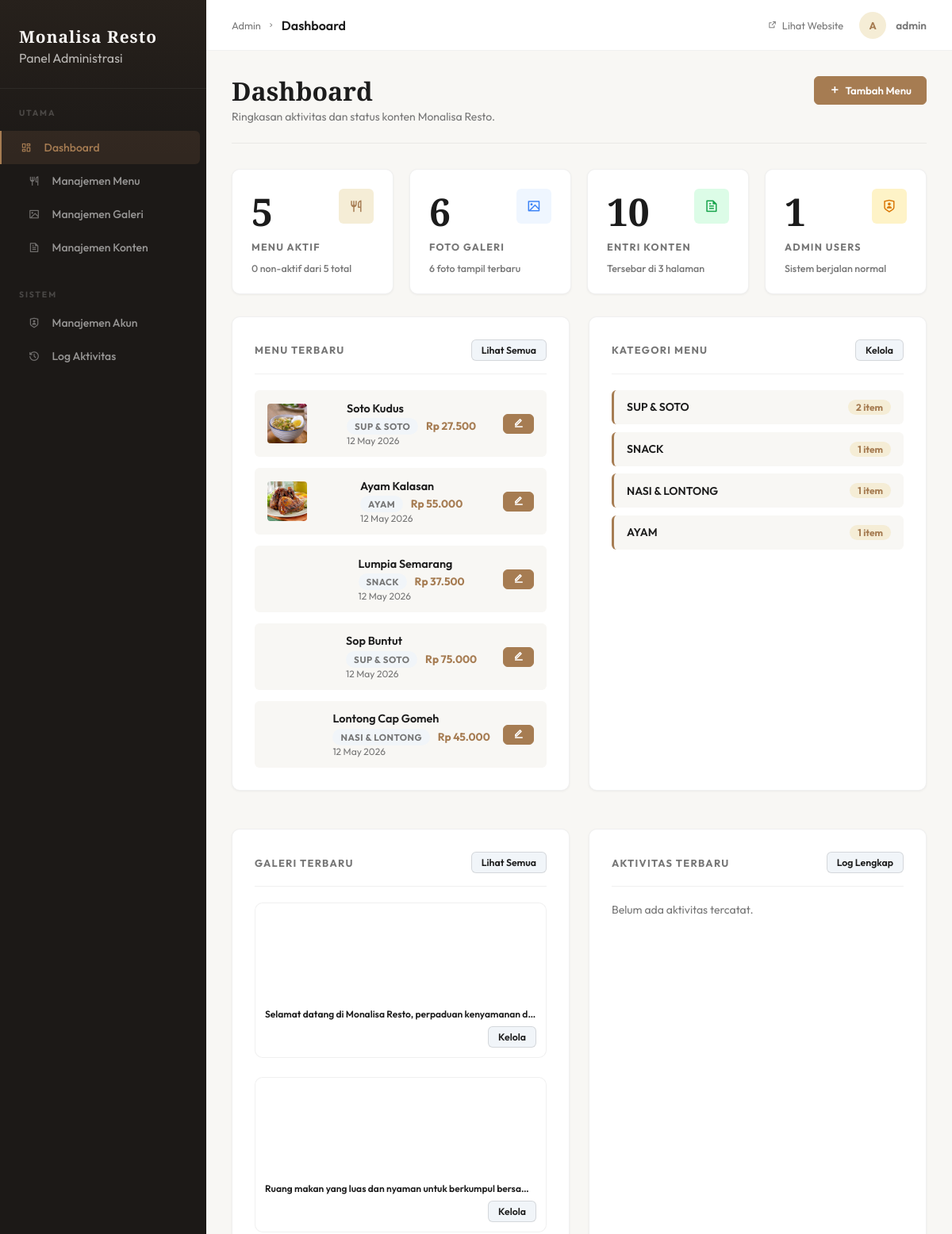
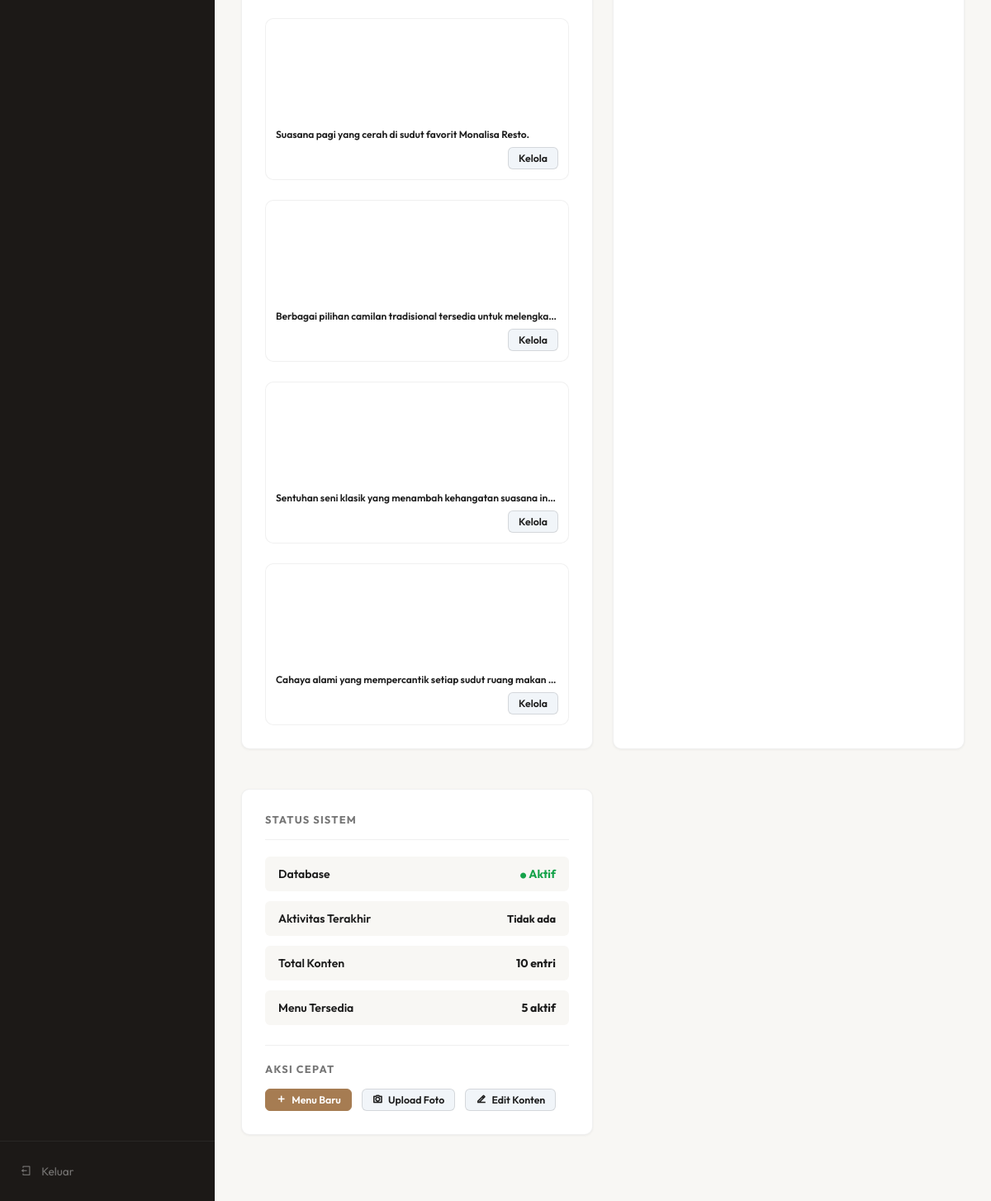
/admin/index.php (signed in), run on the app's committed database (2 pictures, top to bottom).
### tables this page shows
CREATE TABLE `menu` (
  `id` int(11) NOT NULL AUTO_INCREMENT,
  `nama_menu` varchar(100) NOT NULL,
  `asal_daerah` varchar(100) NOT NULL,
  `deskripsi_singkat` text NOT NULL,
  `deskripsi_lengkap` longtext NOT NULL,
  `bahan_utama` text NOT NULL,
  `info_alergen` text DEFAULT NULL,
  `kategori` varchar(50) NOT NULL,
  `harga` decimal(10,2) NOT NULL,
  `foto_url` varchar(255) NOT NULL,
  `status` enum('aktif','nonaktif') DEFAULT 'aktif',
  `created_at` timestamp NOT NULL DEFAULT current_timestamp(),
  `updated_at` timestamp NOT NULL DEFAULT current_timestamp() ON UPDATE current_timestamp(),
  PRIMARY KEY (`id`)
);

CREATE TABLE `galeri` (
  `id` int(11) NOT NULL AUTO_INCREMENT,
  `judul` varchar(100) NOT NULL,
  `foto_url` varchar(255) NOT NULL,
  `urutan` int(11) DEFAULT 0,
  `created_at` timestamp NOT NULL DEFAULT current_timestamp(),
  PRIMARY KEY (`id`)
);

### includes/functions.php (called while the page is built, shortened)
<?php
function escapeHtml($string) {
    return htmlspecialchars($string ?? '', ENT_QUOTES, 'UTF-8');
}
function format_rupiah($angka) {
    return "Rp " . number_format($angka, 0, ',', '.');
}
function get_image_url($path, $is_admin = false) {
    return ($is_admin ? '../' : '') . $path;
}
?>

### admin/index.php (the view, shortened to what this page needs)
<?php
require_once '../includes/admin_header.php';
$jml_menu   = $pdo->query("SELECT COUNT(*) FROM menu WHERE status = 'aktif'")->fetchColumn();
$jml_galeri = $pdo->query("SELECT COUNT(*) FROM galeri")->fetchColumn();
$jml_konten = $pdo->query("SELECT COUNT(*) FROM konten_halaman")->fetchColumn();
$jml_users  = $pdo->query("SELECT COUNT(*) FROM users")->fetchColumn();
$menu_total = $pdo->query("SELECT COUNT(*) FROM menu")->fetchColumn();
$menu_kategori = $pdo->query(
    "SELECT kategori, COUNT(*) as jumlah FROM menu WHERE status = 'aktif' GROUP BY kategori ORDER BY jumlah DESC"
)->fetchAll();
$menu_terbaru = $pdo->query(
    "SELECT id, nama_menu, kategori, harga, foto_url, updated_at FROM menu WHERE status = 'aktif' ORDER BY updated_at DESC LIMIT 5"
)->fetchAll();
$galeri_terbaru = $pdo->query(
    "SELECT id, judul, foto_url, urutan, created_at FROM galeri ORDER BY urutan ASC, created_at DESC LIMIT 6"
)->fetchAll();
$konten_halaman = $pdo->query(
    "SELECT halaman, bagian, isi, updated_at FROM konten_halaman ORDER BY updated_at DESC LIMIT 8"
)->fetchAll();
$log_terbaru = $pdo->query(
    "SELECT l.aksi, l.waktu, u.username FROM log_aktivitas l LEFT JOIN users u ON l.user_id = u.id ORDER BY l.waktu DESC LIMIT 10"
)->fetchAll();
$last_activity = $pdo->query("SELECT waktu FROM log_aktivitas ORDER BY waktu DESC LIMIT 1")->fetchColumn();
?>
<div class="page-header">
    <div>
        <h1>Dashboard</h1>
        <p>Ringkasan aktivitas dan status konten Monalisa Resto.</p>
    </div>
    <a href="menu.php?aksi=tambah" class="btn btn-primary">
        <i class="ri-add-line"></i> Tambah Menu
    </a>
</div>
<div class="stats-grid">
    <div class="stat-card">
        <div class="stat-header">
            <div>
                <div class="value"><?= $jml_menu ?></div>
                <div class="label">Menu Aktif</div>
            </div>
            <div class="stat-icon-wrap" style="background: var(--primary-pale); color: var(--primary);">
                <i class="ri-restaurant-line"></i>
            </div>
        </div>
        <div class="stat-trend">
            <span class="trend-text"><?= $menu_total - $jml_menu ?> non-aktif dari <?= $menu_total ?> total</span>
        </div>
    </div>
    <div class="stat-card">
        <div class="stat-header">
            <div>
                <div class="value"><?= $jml_galeri ?></div>
                <div class="label">Foto Galeri</div>
            </div>
            <div class="stat-icon-wrap" style="background: #EFF6FF; color: #3B82F6;">
                <i class="ri-image-line"></i>
            </div>
        </div>
        <div class="stat-trend">
            <span class="trend-text"><?= count($galeri_terbaru) ?> foto tampil terbaru</span>
        </div>
    </div>
    <div class="stat-card">
        <div class="stat-header">
            <div>
                <div class="value"><?= $jml_konten ?></div>
                <div class="label">Entri Konten</div>
            </div>
            <div class="stat-icon-wrap" style="background: var(--success-pale); color: var(--success);">
                <i class="ri-file-text-line"></i>
            </div>
        </div>
        <div class="stat-trend">
            <span class="trend-text">Tersebar di <?= count(array_unique(array_column($konten_halaman, 'halaman'))) ?> halaman</span>
        </div>
    </div>
    <div class="stat-card">
        <div class="stat-header">
            <div>
                <div class="value"><?= $jml_users ?></div>
                <div class="label">Admin Users</div>
            </div>
            <div class="stat-icon-wrap" style="background: #FEF3C7; color: var(--warning);">
                <i class="ri-shield-user-line"></i>
            </div>
        </div>
        <div class="stat-trend">
            <span class="trend-text">Sistem berjalan normal</span>
        </div>
    </div>
</div>
<div class="dashboard-grid">
    <div class="card">
        <div class="card-header">
            <span class="card-title">Menu Terbaru</span>
            <a href="menu.php" class="btn btn-sm btn-secondary">Lihat Semua</a>
        </div>
        <?php if (empty($menu_terbaru)): ?>
            <p style="color: var(--text-muted); font-size: 0.875rem;">Belum ada menu.</p>
        <?php else: ?>
        <div class="menu-preview">
            <?php foreach ($menu_terbaru as $menu): ?>
            <div class="menu-item">
                <div class="menu-thumb" style="width: 50px; height: 50px; overflow: hidden; margin-right: 1rem; border-radius: 4px;">
                    <img src="<?= get_image_url($menu['foto_url'], true) ?>" alt="<?= escapeHtml($menu['nama_menu']) ?>" style="width: 100%; height: 100%; object-fit: cover;" loading="lazy" decoding="async">
                </div>
                <div class="menu-info">
                    <h3><?= escapeHtml($menu['nama_menu']) ?></h3>
                    <div class="menu-meta">
                        <span class="badge badge-secondary"><?= escapeHtml($menu['kategori']) ?></span>
                        <span class="price"><?= format_rupiah($menu['harga']) ?></span>
                    </div>
                    <div class="menu-date"><?= date('d M Y', strtotime($menu['updated_at'])) ?></div>
                </div>
                <div class="menu-actions">
                    <a href="menu.php?id=<?= $menu['id'] ?>&aksi=edit" class="btn btn-sm btn-primary">
                        <i class="ri-edit-line"></i>
                    </a>
                </div>
            </div>
            <?php endforeach; ?>
        </div>
        <?php endif; ?>
    </div>
    <div class="card">
        <div class="card-header">
            <span class="card-title">Kategori Menu</span>
            <a href="menu.php" class="btn btn-sm btn-secondary">Kelola</a>
        </div>
        <?php if (empty($menu_kategori)): ?>
            <p style="color: var(--text-muted); font-size: 0.875rem;">Belum ada data kategori.</p>
        <?php else: ?>
        <div class="category-list">
            <?php foreach ($menu_kategori as $kategori): ?>
            <div class="category-item">
                <div class="category-name"><?= escapeHtml($kategori['kategori']) ?></div>
                <div class="category-count"><?= $kategori['jumlah'] ?> item</div>
            </div>
            <?php endforeach; ?>
        </div>
        <?php endif; ?>
    </div>
    <div class="card">
        <div class="card-header">
            <span class="card-title">Galeri Terbaru</span>
            <a href="galeri.php" class="btn btn-sm btn-secondary">Lihat Semua</a>
        </div>
        <?php if (empty($galeri_terbaru)): ?>
            <p style="color: var(--text-muted); font-size: 0.875rem;">Belum ada foto galeri.</p>
        <?php else: ?>
        <div class="gallery-grid" style="grid-template-columns: repeat(auto-fill, minmax(180px, 1fr)); gap: 1.5rem;">
            <?php foreach ($galeri_terbaru as $foto): ?>
            <div class="gallery-item" style="border: 1px solid var(--border); border-radius: var(--radius); overflow: hidden; background: var(--surface);">
                <div style="height: 120px; overflow: hidden;">
                    <img src="<?= get_image_url($foto['foto_url'], true) ?>" alt="<?= escapeHtml($foto['judul']) ?>"
                         style="width: 100%; height: 100%; object-fit: cover;"
                         onerror="this.src='https://via.placeholder.com/200x150?text=No+Image'" loading="lazy" decoding="async">
                </div>
                <div style="padding: 0.75rem;">
                    <div style="font-size: 0.75rem; font-weight: 600; margin-bottom: 0.5rem; white-space: nowrap; overflow: hidden; text-overflow: ellipsis; color: var(--text);">
                        <?= escapeHtml($foto['judul']) ?>
                    </div>
                    <div style="display: flex; justify-content: flex-end;">
                        <a href="galeri.php" class="btn btn-sm btn-secondary">Kelola</a>
                    </div>
                </div>
            </div>
            <?php endforeach; ?>
        </div>
        <?php endif; ?>
    </div>
    <div class="card">
        <div class="card-header">
            <span class="card-title">Aktivitas Terbaru</span>
            <a href="log.php" class="btn btn-sm btn-secondary">Log Lengkap</a>
        </div>
        <?php if (empty($log_terbaru)): ?>
            <p style="color: var(--text-muted); font-size: 0.875rem;">Belum ada aktivitas tercatat.</p>
        <?php endif; ?>
    </div>
    <div class="card">
        <div class="card-header">
            <span class="card-title">Status Sistem</span>
        </div>
        <div class="system-status">
            <div class="status-item">
                <div class="status-label">Database</div>
                <div class="status-value status-success"><i class="ri-checkbox-blank-circle-fill" style="font-size:0.5rem;"></i> Aktif</div>
            </div>
            <div class="status-item">
                <div class="status-label">Aktivitas Terakhir</div>
                <div class="status-value" style="font-size:0.8rem;"><?= $last_activity ? date('d M Y, H:i', strtotime($last_activity)) : 'Tidak ada' ?></div>
            </div>
            <div class="status-item">
                <div class="status-label">Total Konten</div>
                <div class="status-value"><?= $jml_konten ?> entri</div>
            </div>
            <div class="status-item">
                <div class="status-label">Menu Tersedia</div>
                <div class="status-value"><?= $jml_menu ?> aktif</div>
            </div>
        </div>
        <div style="margin-top: 1.5rem; padding-top: 1.25rem; border-top: 1px solid var(--border);">
            <p class="card-title" style="margin-bottom: 1rem;">Aksi Cepat</p>
            <div class="quick-actions">
                <a href="menu.php?aksi=tambah" class="btn btn-primary btn-sm"><i class="ri-add-line"></i> Menu Baru</a>
                <a href="galeri.php" class="btn btn-secondary btn-sm"><i class="ri-camera-line"></i> Upload Foto</a>
                <a href="konten.php" class="btn btn-secondary btn-sm"><i class="ri-edit-2-line"></i> Edit Konten</a>
            </div>
        </div>
    </div>
</div>
<?php require_once '../includes/admin_footer.php'; ?>

### data on the page
menu: foto_url (picture), nama_menu "Soto Kudus", kategori "SUP & SOTO", harga "Rp 27.500", updated_at "12 May 2026"
menu: foto_url (picture), nama_menu "Ayam Kalasan", kategori "AYAM", harga "Rp 55.000", updated_at "12 May 2026"
menu: foto_url (picture), nama_menu "Lumpia Semarang", kategori "SNACK", harga "Rp 37.500", updated_at "12 May 2026"
menu: foto_url (picture), nama_menu "Sop Buntut", kategori "SUP & SOTO", harga "Rp 75.000", updated_at "12 May 2026"
menu: foto_url (picture), nama_menu "Lontong Cap Gomeh", kategori "NASI & LONTONG", harga "Rp 45.000", updated_at "12 May 2026"
galeri: foto_url (picture), judul "Selamat datang di Monalisa Resto, perpaduan kenyamanan d…"
galeri: foto_url (picture), judul "Ruang makan yang luas dan nyaman untuk berkumpul bersa…"
galeri: foto_url (picture), judul "Suasana pagi yang cerah di sudut favorit Monalisa Resto."
galeri: foto_url (picture), judul "Berbagai pilihan camilan tradisional tersedia untuk melengka…"
galeri: foto_url (picture), judul "Sentuhan seni klasik yang menambah kehangatan suasana in…"
galeri: foto_url (picture), judul "Cahaya alami yang mempercantik setiap sudut ruang makan…"

### other printed values
escapeHtml($page_title) "Dashboard"
substr($_SESSION['admin_user'] ?? 'A', 0, 1) "A"
escapeHtml($_SESSION['admin_user'] ?? '') "admin"
$jml_menu "5"
$menu_total - $jml_menu "0"
$menu_total "5"
$jml_galeri "6"
count($galeri_terbaru) "6"
$jml_konten "10"
count(array_unique(array_column($konten_halaman, 'halaman'))) "3"
$jml_users "1"
escapeHtml($kategori['kategori']) "SUP & SOTO"
$kategori['jumlah'] "2"
escapeHtml($kategori['kategori']) "SNACK"
$kategori['jumlah'] "1"
